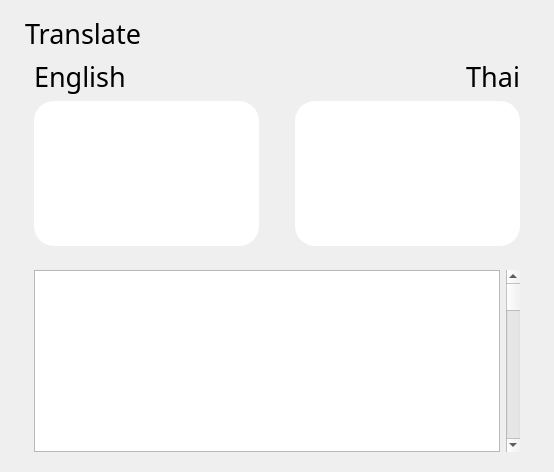
<?xml version="1.0" encoding="UTF-8"?>
<ui version="4.0">
 <class>Form</class>
 <widget class="QWidget" name="Form">
  <property name="geometry">
   <rect>
    <x>0</x>
    <y>0</y>
    <width>554</width>
    <height>472</height>
   </rect>
  </property>
  <property name="font">
   <font>
    <family>Poppins</family>
    <pointsize>20</pointsize>
   </font>
  </property>
  <property name="windowTitle">
   <string>Form</string>
  </property>
  <property name="styleSheet">
   <string notr="true">#lineEdit { 
	padding: 20px;
	background-color: rgb(255, 255, 255);
	border: none;
	border-radius: 20px;
}

#listWidget {
	border: none;
	border-radius: 20px;
	background-color: rgb(255, 255, 255);
	alternate-background-color: #f4f4f4;
	padding: 10px;
}</string>
  </property>
  <layout class="QVBoxLayout" name="verticalLayout">
   <property name="leftMargin">
    <number>25</number>
   </property>
   <property name="topMargin">
    <number>15</number>
   </property>
   <property name="rightMargin">
    <number>25</number>
   </property>
   <item>
    <widget class="QLabel" name="label">
     <property name="minimumSize">
      <size>
       <width>0</width>
       <height>10</height>
      </size>
     </property>
     <property name="maximumSize">
      <size>
       <width>16777215</width>
       <height>16777215</height>
      </size>
     </property>
     <property name="font">
      <font>
       <family>Poppins</family>
       <pointsize>20</pointsize>
      </font>
     </property>
     <property name="text">
      <string>Translate</string>
     </property>
     <property name="alignment">
      <set>Qt::AlignLeading|Qt::AlignLeft|Qt::AlignTop</set>
     </property>
    </widget>
   </item>
   <item>
    <widget class="QWidget" name="widget_3" native="true">
     <layout class="QHBoxLayout" name="horizontalLayout_3">
      <property name="topMargin">
       <number>0</number>
      </property>
      <property name="bottomMargin">
       <number>0</number>
      </property>
      <item>
       <widget class="QLabel" name="label_2">
        <property name="styleSheet">
         <string notr="true">font: 12pt &quot;Poppins&quot;;</string>
        </property>
        <property name="text">
         <string>English</string>
        </property>
       </widget>
      </item>
      <item>
       <widget class="QLabel" name="label_3">
        <property name="styleSheet">
         <string notr="true">font: 12pt &quot;Poppins&quot;;</string>
        </property>
        <property name="text">
         <string>Thai</string>
        </property>
        <property name="alignment">
         <set>Qt::AlignRight|Qt::AlignTrailing|Qt::AlignVCenter</set>
        </property>
       </widget>
      </item>
     </layout>
    </widget>
   </item>
   <item>
    <widget class="QWidget" name="widget" native="true">
     <property name="sizePolicy">
      <sizepolicy hsizetype="Preferred" vsizetype="Expanding">
       <horstretch>0</horstretch>
       <verstretch>29</verstretch>
      </sizepolicy>
     </property>
     <property name="minimumSize">
      <size>
       <width>0</width>
       <height>0</height>
      </size>
     </property>
     <property name="maximumSize">
      <size>
       <width>16777215</width>
       <height>300</height>
      </size>
     </property>
     <layout class="QHBoxLayout" name="horizontalLayout">
      <property name="topMargin">
       <number>0</number>
      </property>
      <item>
       <widget class="QLineEdit" name="lineEdit">
        <property name="sizePolicy">
         <sizepolicy hsizetype="Expanding" vsizetype="Ignored">
          <horstretch>10</horstretch>
          <verstretch>20</verstretch>
         </sizepolicy>
        </property>
        <property name="minimumSize">
         <size>
          <width>0</width>
          <height>0</height>
         </size>
        </property>
        <property name="maximumSize">
         <size>
          <width>500</width>
          <height>5000</height>
         </size>
        </property>
        <property name="font">
         <font>
          <family>Poppins</family>
          <pointsize>20</pointsize>
         </font>
        </property>
        <property name="alignment">
         <set>Qt::AlignLeading|Qt::AlignLeft|Qt::AlignTop</set>
        </property>
       </widget>
      </item>
      <item>
       <spacer name="horizontalSpacer">
        <property name="orientation">
         <enum>Qt::Horizontal</enum>
        </property>
        <property name="sizeType">
         <enum>QSizePolicy::Fixed</enum>
        </property>
        <property name="sizeHint" stdset="0">
         <size>
          <width>30</width>
          <height>20</height>
         </size>
        </property>
       </spacer>
      </item>
      <item>
       <widget class="QListWidget" name="listWidget">
        <property name="sizePolicy">
         <sizepolicy hsizetype="Expanding" vsizetype="Ignored">
          <horstretch>10</horstretch>
          <verstretch>20</verstretch>
         </sizepolicy>
        </property>
        <property name="minimumSize">
         <size>
          <width>0</width>
          <height>0</height>
         </size>
        </property>
        <property name="maximumSize">
         <size>
          <width>500</width>
          <height>5000</height>
         </size>
        </property>
       </widget>
      </item>
     </layout>
    </widget>
   </item>
   <item>
    <widget class="QWidget" name="widget_2" native="true">
     <property name="sizePolicy">
      <sizepolicy hsizetype="Preferred" vsizetype="Preferred">
       <horstretch>0</horstretch>
       <verstretch>20</verstretch>
      </sizepolicy>
     </property>
     <property name="minimumSize">
      <size>
       <width>0</width>
       <height>200</height>
      </size>
     </property>
     <property name="maximumSize">
      <size>
       <width>16777215</width>
       <height>16777215</height>
      </size>
     </property>
     <layout class="QHBoxLayout" name="horizontalLayout_2">
      <item>
       <widget class="QListWidget" name="listWidget_2">
        <property name="sizePolicy">
         <sizepolicy hsizetype="Expanding" vsizetype="Minimum">
          <horstretch>0</horstretch>
          <verstretch>0</verstretch>
         </sizepolicy>
        </property>
       </widget>
      </item>
      <item>
       <widget class="QScrollBar" name="verticalScrollBar">
        <property name="orientation">
         <enum>Qt::Vertical</enum>
        </property>
       </widget>
      </item>
     </layout>
    </widget>
   </item>
  </layout>
 </widget>
 <resources/>
 <connections/>
</ui>
